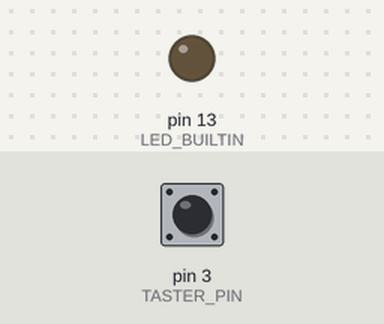
Simulated run of this sketch. Board: Arduino Uno, built with avr-gcc and run on an emulated ATmega328P. Parts: output pins drawn as LEDs (lit = HIGH). The test bench sets the inputs (shaded band); at power-on: pin 3 (TASTER_PIN) HIGH.

Above: at 1.2 s.
1.3 s: pin 3 (TASTER_PIN) pulled LOW for 0.15 s
At 1.37 s:
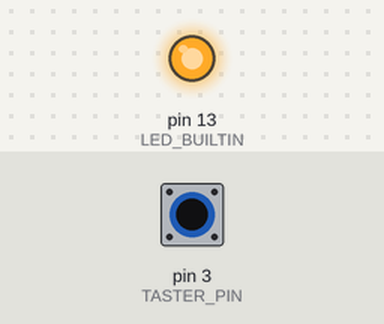
2.9 s: pin 3 (TASTER_PIN) pulled LOW for 3.2 s
At 6.6 s:
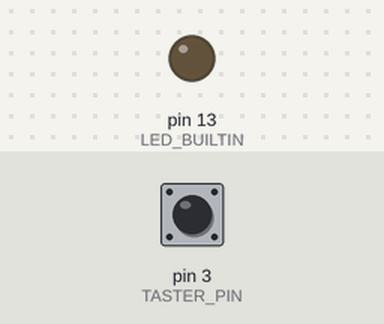
Timing chart, 0 to 8.1 s (numbered marks = the images above; inputs shaded):
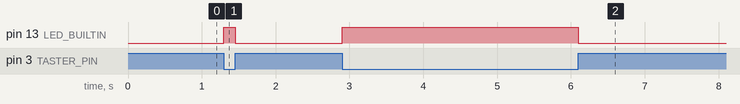

The sketch:

taster01.ino
```cpp
#define TASTER_PIN 3

void setup() {
    pinMode(LED_BUILTIN, OUTPUT);
    pinMode(TASTER_PIN, INPUT_PULLUP);
}

void loop() {
    digitalWrite(LED_BUILTIN, !digitalRead(TASTER_PIN));
}
```

Measured:
- after the input at 1.3 s, pin 13 (LED_BUILTIN): LOW → HIGH at once, → LOW 0.15 s later
- after the input at 2.9 s, pin 13 (LED_BUILTIN): LOW → HIGH at once, → LOW 3.2 s later
